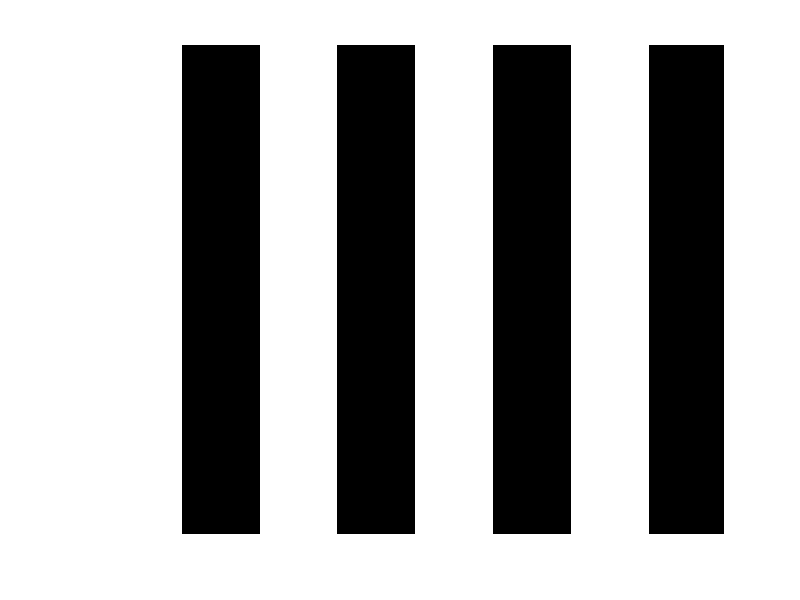

Here is the MATLAB script that generated this plot: (Note: this script raises an error after producing the figure.)
close all
clear all
clc
cm_per_inch = 1/0.3937;

% for (i=[1:256])
%     for (n=[1:256])
%         if(n<129)
%             a(i,n)=double(1);
%         else
%             a(i,n)=double(-1);
%         end
%     end
% end

stripecnt=8;
width=256/stripecnt;
black=ones(256, width);
white=zeros(256, width);

FigH = figure('Position', [1 1 256 256], 'Clipping', 'off' );
data=[];
for(i=[1:stripecnt/2])
    data = [data, black, white];
end

h=pcolor(data);
colormap(gray(2))
shading flat
axis off
axis tight
box on


%outputfile = '/Users/krispeterson/Documents/workspace/kris/input/1stvertlinedetectorplay/halfblacknwhite.png';
outputfile = '/Users/kpeterson/Documents/presentations/ibmfigs/halfblacknwhite.png';
imwrite(data, outputfile);


